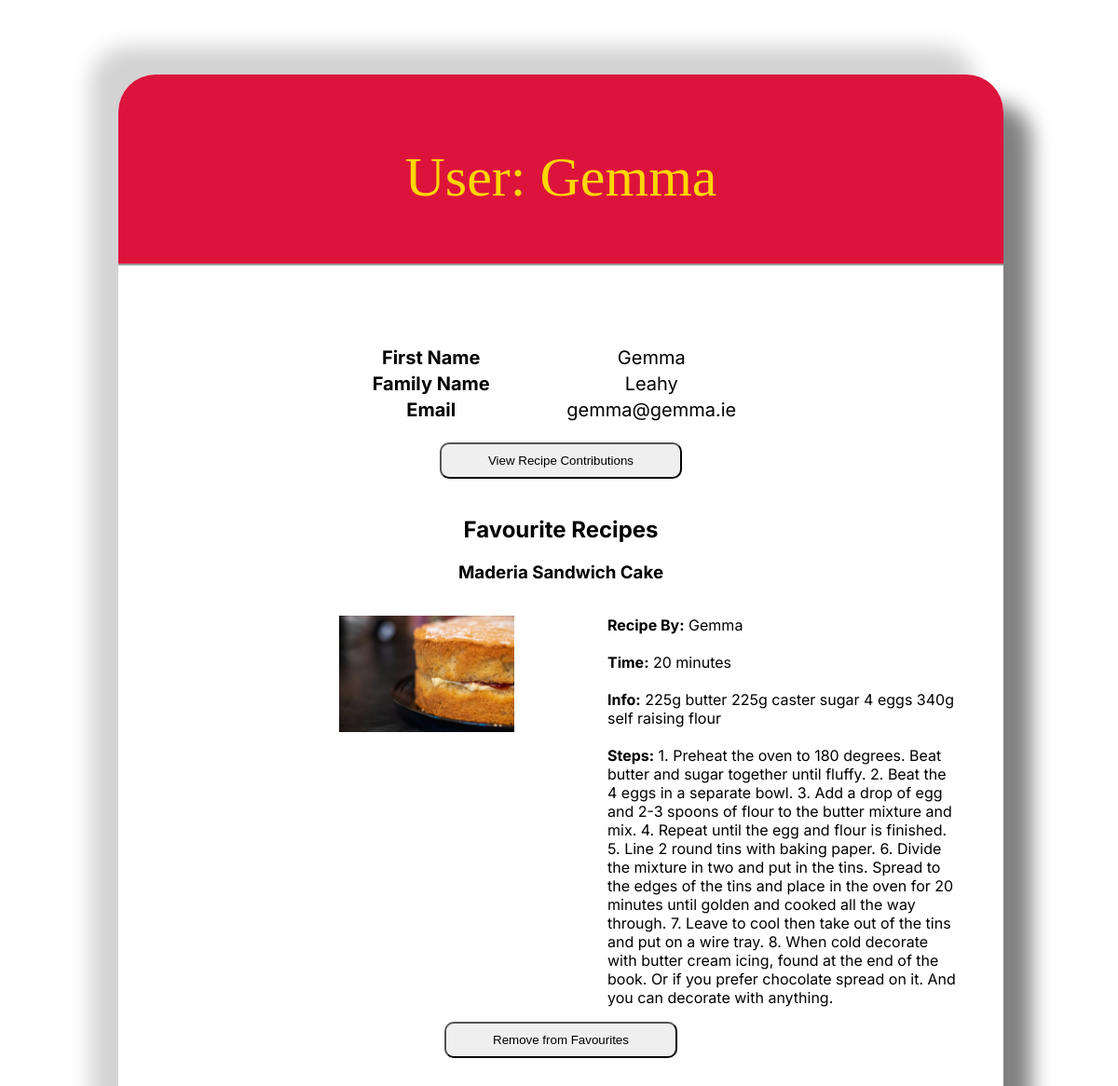
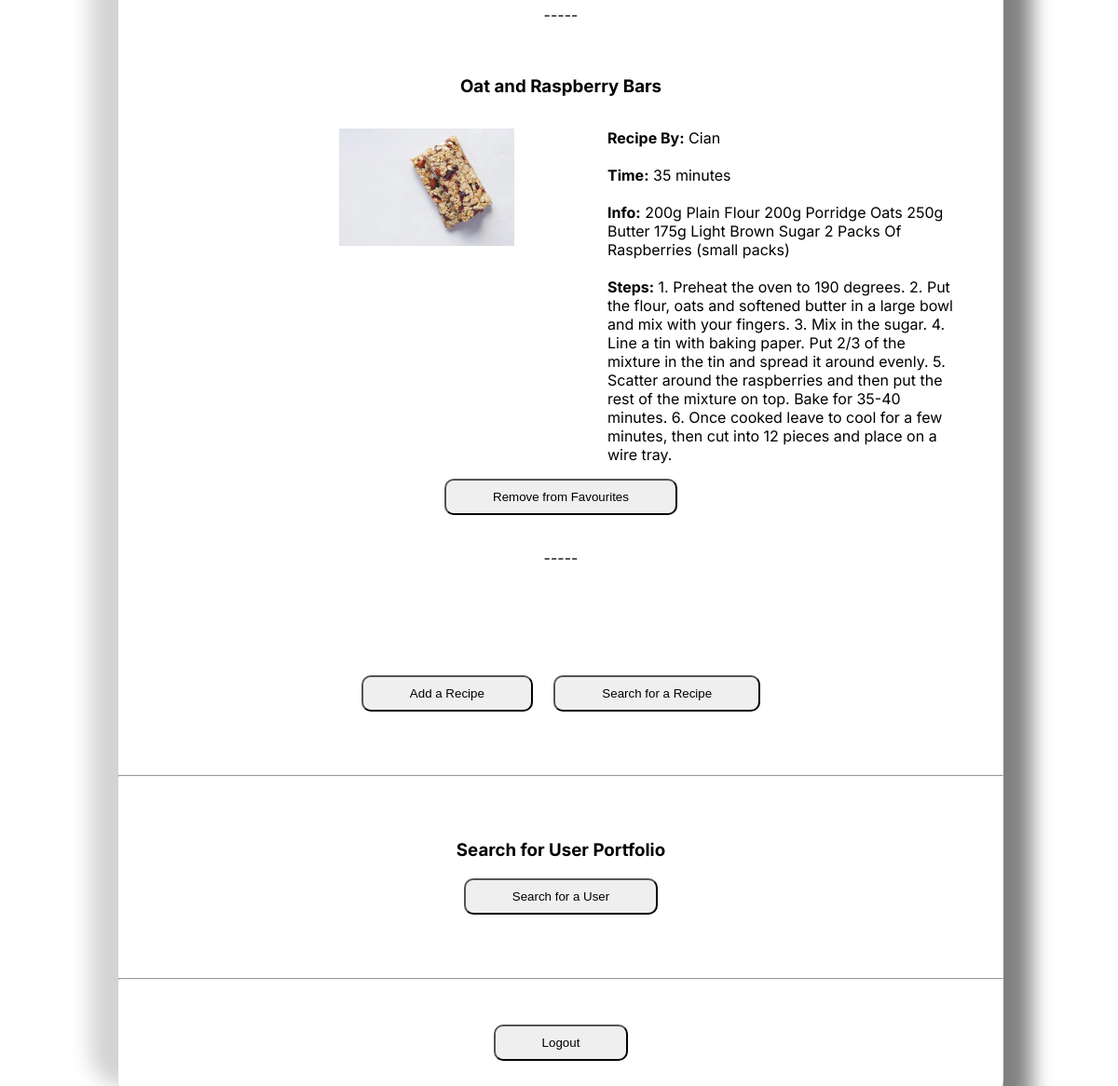
The page /profile (signed in) on the database its author committed (2 pictures, top to bottom).
### tables this page shows
CREATE TABLE USER (
                        Username VARCHAR(255) PRIMARY KEY,
                        Password VARCHAR(255) NOT NULL,
                        Email VARCHAR(255) NOT NULL,
                        First_Name CHAR(25),
                        Last_Name CHAR(25),
                        FavouriteRecipes TEXT
                    );

CREATE TABLE RECIPE (
    ID INTEGER PRIMARY KEY AUTOINCREMENT,
    Username TEXT NOT NULL,
    RecipeName TEXT NOT NULL,
    Info TEXT,
    Time TEXT NOT NULL,
    ImagePath TEXT,
    Steps TEXT NOT NULL,
    FOREIGN KEY (Username) REFERENCES USER(Username)
);

### main.py (the view)
@app.route('/profile', methods=['GET'])
def profile():
    if not (current_user.is_authenticated):
        flash("You need to login to access the profile page.")
        return redirect(url_for('login'))
    myusername = current_user.username
    conn = None
    try:
        conn = sqlite3.connect(db_file)
        cursor = conn.cursor()
        myquery = "SELECT Email, First_Name, Last_Name, FavouriteRecipes FROM USER WHERE Username=?"
        cursor.execute(myquery, (myusername,))
        user_data = cursor.fetchone()
        if user_data:
            myemail = user_data[0]
            myfname = user_data[1]
            mylname = user_data[2]
            favourite_recipe_ids = user_data[3].split(",") if user_data[3] else []
            favourite_recipes = []
            for recipe_id in favourite_recipe_ids:
                cursor.execute("SELECT * FROM RECIPE WHERE ID=?", (recipe_id,))
                recipe_data = cursor.fetchone()
                if recipe_data:
                    favourite_recipes.append(recipe_data)
        else:
            return render_template("error.html", message="User data not found.")
    except Error as e:
        print(e)
        return render_template("error.html", message="Database error.")
    finally:
        if conn:
            conn.close()
    return render_template("profile.html", username=myusername, email=myemail, fname=myfname, lname=mylname,
                           favourite_recipes=favourite_recipes)

### main.py (called while the page is built)
@login_manager.user_loader
def load_user(username):
    return User(username)

### templates/profile.html (shortened to what this page needs)
<!DOCTYPE html>
<html lang="en">
<head>
    <link rel="stylesheet" type="text/css" href="static/CSS/StyleSheet.css">
</head>
<body class="visual">
    <div class="content">
        <div class="upper"><br><br>
            <h1>User: {{ username|e }}</h1><br>
        </div>
        <br><br><br>
        <div class="lower">
            <table class="info">
                <tr>
                    <th>First Name</th>
                    <td>{{ fname|e }}</td>
                </tr>
                <tr>
                    <th>Family Name</th>
                    <td>{{ lname|e }}</td>
                </tr>
                <tr>
                    <th>Email</th>
                    <td>{{ email|e }}</td>
                </tr>
            </table>
            <br>
            <a href="/userRecipes"><button>View Recipe Contributions</button></a>
            <br><br>
            <div>
                <h2>Favourite Recipes</h2>
                <ul class="recipes">
                    {% if favourite_recipes %}
                        {% for recipe in favourite_recipes %}
                            <h3>{{ recipe[2]|e }}</h3>
                            <div class="recipeDetails">
                                <p class="image">{% if recipe[5] is not none %} <img src="{{ recipe[5]|e }}"> {% endif %}</p>
                                <p class="description">
                                    <b>Recipe By:</b> {{ recipe[1]|e }}<br><br>
                                    <b>Time:</b> {{ recipe[4]|e }}<br><br>
                                    <b>Info:</b> {{ recipe[3]|e }}<br><br>
                                    <b>Steps:</b> {{ recipe[6]|e }}
                                </p>
                            </div>
                            <form action="/removeFromFavourites" method="post">
                                <button type="submit">Remove from Favourites</button>
                            </form>
                            <br><p> ----- </p><br>
                        {% endfor %}
                    {% else %}
                        <p>No favourite recipes found!</p>
                    {% endif %}
                </ul>
            </div>
            <br><br><br><br>
            <a href="/addRecipe"><button>Add a Recipe</button></a><span>&nbsp &nbsp &nbsp</span><a href="/searchRecipe"><button>Search for a Recipe</button></a>
            <br><br><br><br>
            <hr><br><br>
            <h3>Search for User Portfolio</h3>
            <a href="/searchPortfolio"><button>Search for a User</button></a>
            <br><br><br><br>
            <hr><br><br>
            <a href="/logout"><button>Logout</button></a>
            <br><br><br><br>
        </div>
    </div>
    <br><br><br><br>
</body>
</html>

### static/CSS/StyleSheet.css (style rules this page uses)
.visual { width: 99%; text-align: center; font-family: Inter; margin-top: 5vh; }
.info { width: 50%; margin-left: 25%; margin-right: 25%; text-align: center; margin-top: 3vh; font-size: 20px; }
h1 { font-size: 60px; font-weight: lighter; }
.content { background-color: white; width: 80%; margin-left: 10%; margin-right: 10%; margin-top: 10vh; border-radius: 40px; box-shadow: 30px 30px 22px grey, -30px -30px 22px lightgrey; }
.upper { font-family: Brush Script MT; color: gold; background-color: crimson; border-top-left-radius: 40px; border-top-right-radius: 40px; border-bottom-style: outset; border-width: 2px; }
.upper h1 { transition: transform 0.3s ease; }
input[type=submit], button { padding: 10px 50px; border-radius: 10px; cursor: pointer; transition: transform 0.3s }
.recipes { list-style-type: none; padding: 0; margin: 0; }
img { width: 50%; height: auto; }
.recipeDetails { display: flex; }
.image, .description { flex: 1; padding: 0 50px; }
.image { text-align: right; }
.description { text-align: left; }

### rows shown on the page
USER: First_Name "Gemma", Last_Name "Leahy", Email "gemma@gemma.ie"
RECIPE: RecipeName "Maderia Sandwich Cake", shows a picture, Username "Gemma", Time "20 minutes", Info "225g butter 225g caster sugar 4 eggs 340g self raising flour", Steps "1. Preheat the oven to 180 degrees. Beat butter and sugar together until fluffy. 2. Beat the 4 eggs in a separate bowl. 3. Add a drop of egg and 2-3 spoons of flour to the butter mixture and mix. 4. Repeat until the egg and flour is finished. 5. Line 2 round tins with baking paper. 6. Divide the mixture in two and put in the tins. Spread to the edges of the tins and place in the oven for 20 minutes until golden and cooked all the way through. 7. Leave to cool then take out of the tins and put on a wire tray. 8. When cold decorate with butter cream icing, found at the end of the book. Or if you prefer chocolate spread on it. And you can decorate with anything."
RECIPE: RecipeName "Oat and Raspberry Bars", shows a picture, Username "Cian", Time "35 minutes", Info "200g Plain Flour 200g Porridge Oats 250g Butter 175g Light Brown Sugar 2 Packs Of Raspberries (small packs)", Steps "1. Preheat the oven to 190 degrees. 2. Put the flour, oats and softened butter in a large bowl and mix with your fingers. 3. Mix in the sugar. 4. Line a tin with baking paper. Put 2/3 of the mixture in the tin and spread it around evenly. 5. Scatter around the raspberries and then put the rest of the mixture on top. Bake for 35-40 minutes. 6. Once cooked leave to cool for a few minutes, then cut into 12 pieces and place on a wire tray."

### other values the page prints
{{ username|e }} "Gemma"
